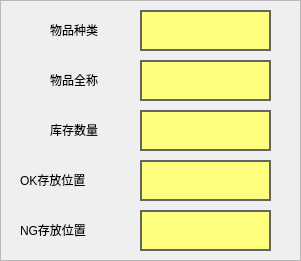
   <widget class="QFrame" name="Fra_thing_show">
    <property name="geometry">
     <rect>
      <x>900</x>
      <y>170</y>
      <width>301</width>
      <height>261</height>
     </rect>
    </property>
    <property name="styleSheet">
     <string notr="true">QLabel{background:rgb(255, 255, 127)/*rgb(72, 72, 73,50%)*/;}

</string>
    </property>
    <property name="frameShape">
     <enum>QFrame::StyledPanel</enum>
    </property>
    <property name="frameShadow">
     <enum>QFrame::Raised</enum>
    </property>
    <widget class="QLabel" name="lab_wire_name">
     <property name="geometry">
      <rect>
       <x>140</x>
       <y>10</y>
       <width>131</width>
       <height>41</height>
      </rect>
     </property>
     <property name="styleSheet">
      <string notr="true">QLabel
{
color:black;
border: 2px solid rgb(100, 100, 100);
}</string>
     </property>
     <property name="text">
      <string/>
     </property>
    </widget>
    <widget class="QLabel" name="lab_surplus_num">
     <property name="geometry">
      <rect>
       <x>140</x>
       <y>110</y>
       <width>131</width>
       <height>41</height>
      </rect>
     </property>
     <property name="styleSheet">
      <string notr="true">QLabel
{
color:red;
border: 2px solid rgb(100, 100, 100);
}</string>
     </property>
     <property name="text">
      <string/>
     </property>
    </widget>
    <widget class="QLabel" name="lab_ok_place">
     <property name="geometry">
      <rect>
       <x>140</x>
       <y>160</y>
       <width>131</width>
       <height>41</height>
      </rect>
     </property>
     <property name="styleSheet">
      <string notr="true">QLabel
{
color:red;
border: 2px solid rgb(100, 100, 100);
}</string>
     </property>
     <property name="text">
      <string/>
     </property>
    </widget>
    <widget class="QLabel" name="lab_ng_place">
     <property name="geometry">
      <rect>
       <x>140</x>
       <y>210</y>
       <width>131</width>
       <height>41</height>
      </rect>
     </property>
     <property name="styleSheet">
      <string notr="true">QLabel
{
color:black;
border: 2px solid rgb(100, 100, 100);
}</string>
     </property>
     <property name="text">
      <string/>
     </property>
    </widget>
    <widget class="QLabel" name="label_2">
     <property name="geometry">
      <rect>
       <x>50</x>
       <y>20</y>
       <width>81</width>
       <height>20</height>
      </rect>
     </property>
     <property name="styleSheet">
      <string notr="true">*{background:none;}</string>
     </property>
     <property name="text">
      <string>物品种类</string>
     </property>
    </widget>
    <widget class="QLabel" name="label_3">
     <property name="geometry">
      <rect>
       <x>50</x>
       <y>120</y>
       <width>81</width>
       <height>20</height>
      </rect>
     </property>
     <property name="styleSheet">
      <string notr="true">*{background:none;}</string>
     </property>
     <property name="text">
      <string>库存数量</string>
     </property>
    </widget>
    <widget class="QLabel" name="label_4">
     <property name="geometry">
      <rect>
       <x>20</x>
       <y>170</y>
       <width>111</width>
       <height>20</height>
      </rect>
     </property>
     <property name="styleSheet">
      <string notr="true">*{background:none;}</string>
     </property>
     <property name="text">
      <string>OK存放位置</string>
     </property>
    </widget>
    <widget class="QLabel" name="label_5">
     <property name="geometry">
      <rect>
       <x>20</x>
       <y>220</y>
       <width>111</width>
       <height>20</height>
      </rect>
     </property>
     <property name="styleSheet">
      <string notr="true">*{background:none;}</string>
     </property>
     <property name="text">
      <string>NG存放位置</string>
     </property>
    </widget>
    <widget class="QLabel" name="label_9">
     <property name="geometry">
      <rect>
       <x>50</x>
       <y>70</y>
       <width>81</width>
       <height>20</height>
      </rect>
     </property>
     <property name="styleSheet">
      <string notr="true">*{background:none;}</string>
     </property>
     <property name="text">
      <string>物品全称</string>
     </property>
    </widget>
    <widget class="QLabel" name="lab_Thing_truename">
     <property name="geometry">
      <rect>
       <x>140</x>
       <y>60</y>
       <width>131</width>
       <height>41</height>
      </rect>
     </property>
     <property name="styleSheet">
      <string notr="true">*{font-size:15px;}
QLabel
{
color:red;
border: 2px solid rgb(100, 100, 100);
}</string>
     </property>
     <property name="text">
      <string/>
     </property>
     <property name="textFormat">
      <enum>Qt::AutoText</enum>
     </property>
    </widget>
    <widget class="QPushButton" name="pushButton_2">
     <property name="geometry">
      <rect>
       <x>280</x>
       <y>20</y>
       <width>16</width>
       <height>16</height>
      </rect>
     </property>
     <property name="styleSheet">
      <string notr="true">
QPushButton{
	font-size: 14px;/*字体大小*/
	color:white;/*颜色*/
	background: none;/*背景颜色*/
	border-radius:40px;
	
}

QPushButton:pressed
{

	/*padding-left:3px;左边距*/
	padding-top:8px;/*上边距*/
background:rgb(203, 18, 67);
}</string>
     </property>
     <property name="text">
      <string/>
     </property>
    </widget>
   </widget>
